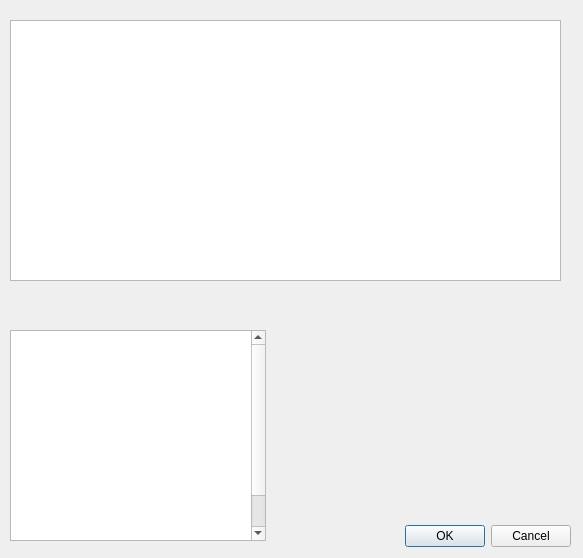
<?xml version="1.0" encoding="UTF-8"?>
<ui version="4.0">
 <class>przepis_polska_1</class>
 <widget class="QDialog" name="przepis_polska_1">
  <property name="geometry">
   <rect>
    <x>0</x>
    <y>0</y>
    <width>583</width>
    <height>558</height>
   </rect>
  </property>
  <property name="minimumSize">
   <size>
    <width>583</width>
    <height>558</height>
   </size>
  </property>
  <property name="maximumSize">
   <size>
    <width>583</width>
    <height>558</height>
   </size>
  </property>
  <property name="windowTitle">
   <string>Kapuśniak</string>
  </property>
  <property name="styleSheet">
   <string notr="true">background-image: url(:/img/img/1.png);</string>
  </property>
  <widget class="QDialogButtonBox" name="buttonBox">
   <property name="geometry">
    <rect>
     <x>230</x>
     <y>520</y>
     <width>341</width>
     <height>32</height>
    </rect>
   </property>
   <property name="styleSheet">
    <string notr="true">font: 87 12pt &quot;Georgia Pro Cond Black&quot;;
background-image: url(:/img/img/baton.png);</string>
   </property>
   <property name="orientation">
    <enum>Qt::Horizontal</enum>
   </property>
   <property name="standardButtons">
    <set>QDialogButtonBox::Cancel|QDialogButtonBox::Ok</set>
   </property>
  </widget>
  <widget class="QTextBrowser" name="textBrowser">
   <property name="geometry">
    <rect>
     <x>10</x>
     <y>330</y>
     <width>256</width>
     <height>211</height>
    </rect>
   </property>
   <property name="styleSheet">
    <string notr="true">background-image: url(:/img/img/NAZWA.png);</string>
   </property>
   <property name="html">
    <string>&lt;!DOCTYPE HTML PUBLIC &quot;-//W3C//DTD HTML 4.0//EN&quot; &quot;http://www.w3.org/TR/REC-html40/strict.dtd&quot;&gt;
&lt;html&gt;&lt;head&gt;&lt;meta name=&quot;qrichtext&quot; content=&quot;1&quot; /&gt;&lt;style type=&quot;text/css&quot;&gt;
p, li { white-space: pre-wrap; }
&lt;/style&gt;&lt;/head&gt;&lt;body style=&quot; font-family:'MS Shell Dlg 2'; font-size:7.8pt; font-weight:400; font-style:normal;&quot;&gt;
&lt;p style=&quot; margin-top:0px; margin-bottom:0px; margin-left:0px; margin-right:0px; -qt-block-indent:0; text-indent:0px;&quot;&gt;&lt;span style=&quot; font-size:12pt; font-weight:600; color:#ffffff;&quot;&gt;SKŁADNIKI&lt;/span&gt;&lt;/p&gt;
&lt;p style=&quot; margin-top:0px; margin-bottom:0px; margin-left:0px; margin-right:0px; -qt-block-indent:0; text-indent:0px;&quot;&gt;&lt;span style=&quot; font-size:12pt; font-weight:600; color:#ffffff;&quot;&gt;(4 - 6 PORCJI)&lt;/span&gt;&lt;/p&gt;
&lt;p style=&quot; margin-top:0px; margin-bottom:0px; margin-left:0px; margin-right:0px; -qt-block-indent:0; text-indent:0px;&quot;&gt;&lt;span style=&quot; color:#ffffff;&quot;&gt;500 g żeberek wieprzowych&lt;/span&gt;&lt;/p&gt;
&lt;p style=&quot; margin-top:0px; margin-bottom:0px; margin-left:0px; margin-right:0px; -qt-block-indent:0; text-indent:0px;&quot;&gt;&lt;span style=&quot; color:#ffffff;&quot;&gt;100 g wędzonego surowego boczku&lt;/span&gt;&lt;/p&gt;
&lt;p style=&quot; margin-top:0px; margin-bottom:0px; margin-left:0px; margin-right:0px; -qt-block-indent:0; text-indent:0px;&quot;&gt;&lt;span style=&quot; color:#ffffff;&quot;&gt;400 g kiszonej kapusty&lt;/span&gt;&lt;/p&gt;
&lt;p style=&quot; margin-top:0px; margin-bottom:0px; margin-left:0px; margin-right:0px; -qt-block-indent:0; text-indent:0px;&quot;&gt;&lt;span style=&quot; color:#ffffff;&quot;&gt;600 g ziemniaków&lt;/span&gt;&lt;/p&gt;
&lt;p style=&quot; margin-top:0px; margin-bottom:0px; margin-left:0px; margin-right:0px; -qt-block-indent:0; text-indent:0px;&quot;&gt;&lt;span style=&quot; color:#ffffff;&quot;&gt;2 litry zimnej wody&lt;/span&gt;&lt;/p&gt;
&lt;p style=&quot; margin-top:0px; margin-bottom:0px; margin-left:0px; margin-right:0px; -qt-block-indent:0; text-indent:0px;&quot;&gt;&lt;span style=&quot; color:#ffffff;&quot;&gt;1 cebula&lt;/span&gt;&lt;/p&gt;
&lt;p style=&quot; margin-top:0px; margin-bottom:0px; margin-left:0px; margin-right:0px; -qt-block-indent:0; text-indent:0px;&quot;&gt;&lt;span style=&quot; color:#ffffff;&quot;&gt;1 duża marchewka&lt;/span&gt;&lt;/p&gt;
&lt;p style=&quot; margin-top:0px; margin-bottom:0px; margin-left:0px; margin-right:0px; -qt-block-indent:0; text-indent:0px;&quot;&gt;&lt;span style=&quot; color:#ffffff;&quot;&gt;1 pietruszka&lt;/span&gt;&lt;/p&gt;
&lt;p style=&quot; margin-top:0px; margin-bottom:0px; margin-left:0px; margin-right:0px; -qt-block-indent:0; text-indent:0px;&quot;&gt;&lt;span style=&quot; color:#ffffff;&quot;&gt;kawałek selera&lt;/span&gt;&lt;/p&gt;
&lt;p style=&quot; margin-top:0px; margin-bottom:0px; margin-left:0px; margin-right:0px; -qt-block-indent:0; text-indent:0px;&quot;&gt;&lt;span style=&quot; color:#ffffff;&quot;&gt;2 gałązki natki pietruszki&lt;/span&gt;&lt;/p&gt;
&lt;p style=&quot; margin-top:0px; margin-bottom:0px; margin-left:0px; margin-right:0px; -qt-block-indent:0; text-indent:0px;&quot;&gt;&lt;span style=&quot; color:#ffffff;&quot;&gt;przyprawy: ok. 1 i 1/2 łyżeczki soli, ok. 1/3 łyżeczki zmielonego pieprzu, 1 listek laurowy, 1 ziele angielskie, 1 łyżeczka kminku, 1 łyżka suszonego majeranku&lt;/span&gt;&lt;/p&gt;
&lt;p style=&quot; margin-top:0px; margin-bottom:0px; margin-left:0px; margin-right:0px; -qt-block-indent:0; text-indent:0px;&quot;&gt;&lt;span style=&quot; color:#ffffff;&quot;&gt;1 łyżka masła klarowanego lub oleju&lt;/span&gt;&lt;/p&gt;
&lt;p style=&quot; margin-top:0px; margin-bottom:0px; margin-left:0px; margin-right:0px; -qt-block-indent:0; text-indent:0px;&quot;&gt;&lt;span style=&quot; color:#ffffff;&quot;&gt;1 łyżka mąki&lt;/span&gt;&lt;/p&gt;&lt;/body&gt;&lt;/html&gt;</string>
   </property>
  </widget>
  <widget class="QTextBrowser" name="textBrowser_2">
   <property name="geometry">
    <rect>
     <x>10</x>
     <y>20</y>
     <width>551</width>
     <height>261</height>
    </rect>
   </property>
   <property name="styleSheet">
    <string notr="true">background-image: url(:/img/img/NAZWA.png);</string>
   </property>
   <property name="html">
    <string>&lt;!DOCTYPE HTML PUBLIC &quot;-//W3C//DTD HTML 4.0//EN&quot; &quot;http://www.w3.org/TR/REC-html40/strict.dtd&quot;&gt;
&lt;html&gt;&lt;head&gt;&lt;meta name=&quot;qrichtext&quot; content=&quot;1&quot; /&gt;&lt;style type=&quot;text/css&quot;&gt;
p, li { white-space: pre-wrap; }
&lt;/style&gt;&lt;/head&gt;&lt;body style=&quot; font-family:'MS Shell Dlg 2'; font-size:7.8pt; font-weight:400; font-style:normal;&quot;&gt;
&lt;p align=&quot;center&quot; style=&quot; margin-top:0px; margin-bottom:0px; margin-left:0px; margin-right:0px; -qt-block-indent:0; text-indent:0px;&quot;&gt;&lt;span style=&quot; font-size:12pt; font-weight:600; color:#ffffff;&quot;&gt;PRZYGOTOWANIE&lt;/span&gt;&lt;/p&gt;
&lt;p align=&quot;center&quot; style=&quot; margin-top:0px; margin-bottom:0px; margin-left:0px; margin-right:0px; -qt-block-indent:0; text-indent:0px;&quot;&gt;&lt;span style=&quot; font-size:12pt; font-weight:600; color:#ffffff;&quot;&gt;(KAPUŚNIAK)&lt;/span&gt;&lt;/p&gt;
&lt;p style=&quot; margin-top:0px; margin-bottom:0px; margin-left:0px; margin-right:0px; -qt-block-indent:0; text-indent:0px;&quot;&gt;&lt;span style=&quot; color:#ffffff;&quot;&gt;Mięso opłukać, pokroić na 2 lub 3 części. Włożyć do dużego garnka, wlać zimną wodę, dodać sól i zagotować. Zszumować, zmniejszyć ogień, przykryć i gotować przez ok. 40 minut.&lt;/span&gt;&lt;/p&gt;
&lt;p style=&quot; margin-top:0px; margin-bottom:0px; margin-left:0px; margin-right:0px; -qt-block-indent:0; text-indent:0px;&quot;&gt;&lt;span style=&quot; color:#ffffff;&quot;&gt;Marchewkę, pietruszkę i selera obrać. Cebuli nie obierać, umyć. Warzywa włożyć do zupy, dodać: listek laurowy, ziele angielskie, przykryć i gotować na umiarkowanym ogniu przez ok. 30 minut.&lt;/span&gt;&lt;/p&gt;
&lt;p style=&quot; margin-top:0px; margin-bottom:0px; margin-left:0px; margin-right:0px; -qt-block-indent:0; text-indent:0px;&quot;&gt;&lt;span style=&quot; color:#ffffff;&quot;&gt;Ziemniaki obrać i pokroić w kostkę. Dodać do zupy, zagotować, przykryć i gotować na małym ogniu przez ok. 10 minut.&lt;/span&gt;&lt;/p&gt;
&lt;p style=&quot; margin-top:0px; margin-bottom:0px; margin-left:0px; margin-right:0px; -qt-block-indent:0; text-indent:0px;&quot;&gt;&lt;span style=&quot; color:#ffffff;&quot;&gt;Dodać przepłukaną na sitku i posiekaną kiszoną kapustę oraz kminek i majeranek, gotować przez ok. 20 minut. Na koniec usunąć cebulę, selera, pietruszkę i natkę.&lt;/span&gt;&lt;/p&gt;
&lt;p style=&quot; margin-top:0px; margin-bottom:0px; margin-left:0px; margin-right:0px; -qt-block-indent:0; text-indent:0px;&quot;&gt;&lt;span style=&quot; color:#ffffff;&quot;&gt;Dodać świeżo zmielony czarny pieprz, wywar spróbować, w razie potrzeby dodać jeszcze pół łyżeczki soli.&lt;/span&gt;&lt;/p&gt;
&lt;p style=&quot; margin-top:0px; margin-bottom:0px; margin-left:0px; margin-right:0px; -qt-block-indent:0; text-indent:0px;&quot;&gt;&lt;span style=&quot; color:#ffffff;&quot;&gt;Boczek pokroić na plasterki a później na paski. Rozgrzać małą patelnię z łyżką masła klarowanego lub oleju, dodać boczek i na wolnym ogniu zrumienić z dwóch stron (ok. 10 minut).&lt;/span&gt;&lt;/p&gt;
&lt;p style=&quot; margin-top:0px; margin-bottom:0px; margin-left:0px; margin-right:0px; -qt-block-indent:0; text-indent:0px;&quot;&gt;&lt;span style=&quot; color:#ffffff;&quot;&gt;Boczek przełożyć do garnka z zupą a na pozostałym tłuszczu podsmażyć mąkę mieszając drewnianą łyżką, następnie wlewać do niej stopniowo wywar energicznie mieszając łyżką. Przelać wszystko do garnka z zupą i zagotować. Gotować przez 10 minut.&lt;/span&gt;&lt;/p&gt;
&lt;p style=&quot; margin-top:0px; margin-bottom:0px; margin-left:0px; margin-right:0px; -qt-block-indent:0; text-indent:0px;&quot;&gt;&lt;span style=&quot; color:#ffffff;&quot;&gt;Marchewkę wyjąć z wywaru, po przestudzeniu zetrzeć na tarce o dużych oczkach i włożyć z powrotem do zupy.&lt;/span&gt;&lt;/p&gt;&lt;/body&gt;&lt;/html&gt;</string>
   </property>
  </widget>
 </widget>
 <resources/>
 <connections>
  <connection>
   <sender>buttonBox</sender>
   <signal>accepted()</signal>
   <receiver>przepis_polska_1</receiver>
   <slot>accept()</slot>
   <hints>
    <hint type="sourcelabel">
     <x>248</x>
     <y>254</y>
    </hint>
    <hint type="destinationlabel">
     <x>157</x>
     <y>274</y>
    </hint>
   </hints>
  </connection>
  <connection>
   <sender>buttonBox</sender>
   <signal>rejected()</signal>
   <receiver>przepis_polska_1</receiver>
   <slot>reject()</slot>
   <hints>
    <hint type="sourcelabel">
     <x>316</x>
     <y>260</y>
    </hint>
    <hint type="destinationlabel">
     <x>286</x>
     <y>274</y>
    </hint>
   </hints>
  </connection>
 </connections>
</ui>
